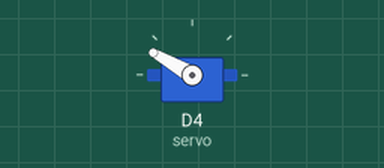
This sketch was run on a simulated ESP8266 (NodeMCU). On the bench: servo.

Above: at 0.05 s.
Timing chart, 0 to 3.0 s (numbered marks = the images above):
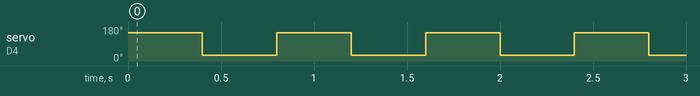

Measured:
- by itself, servo on D4 (servo): alternates 150° for 0.40 s and 30° for 0.40 s

The sketch:

servo_motor_raw.ino
```cpp
#include <Servo.h>
#define servo D4

Servo myServo;

void setup () {
  pinMode(servo,OUTPUT);
  myServo.attach(servo);
  myServo.write(30);
}

void loop() {
  // put your main code here, to run repeatedly:
  myServo.write(150);
  delay(400);
  myServo.write(30);
  delay(400);
}
```
